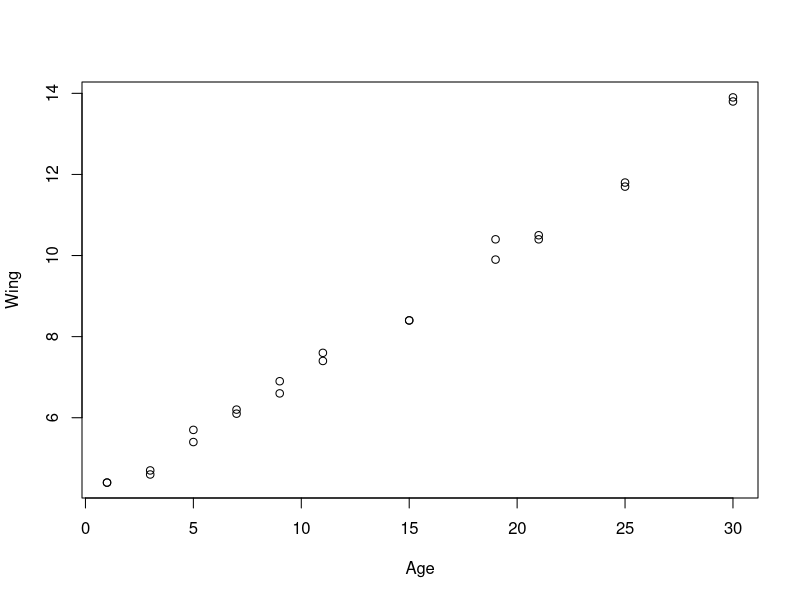
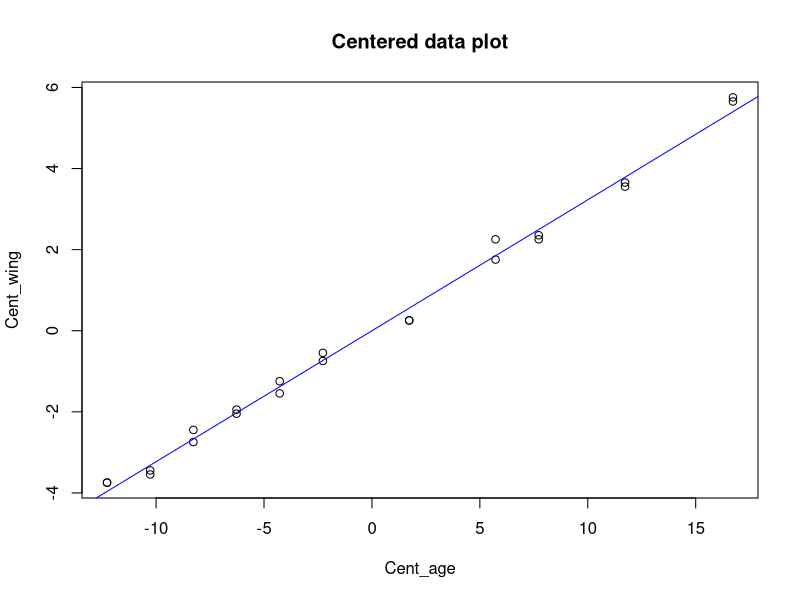
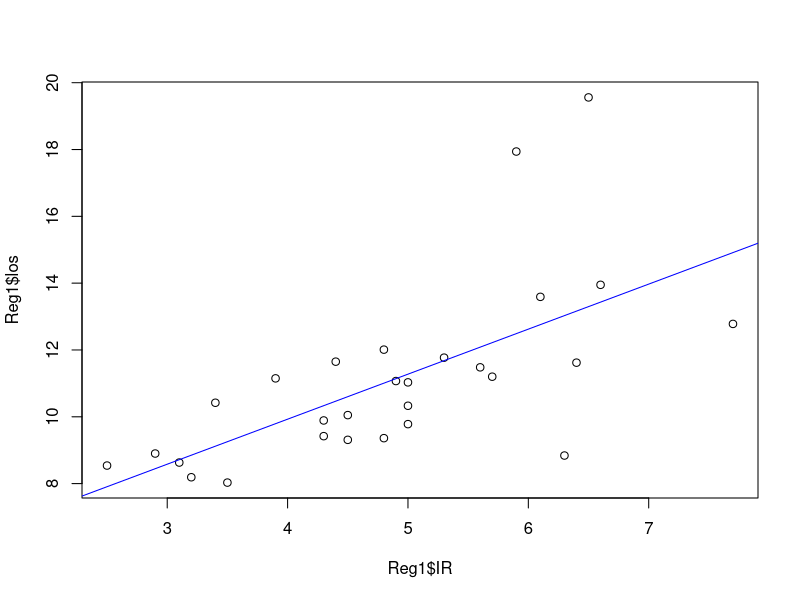
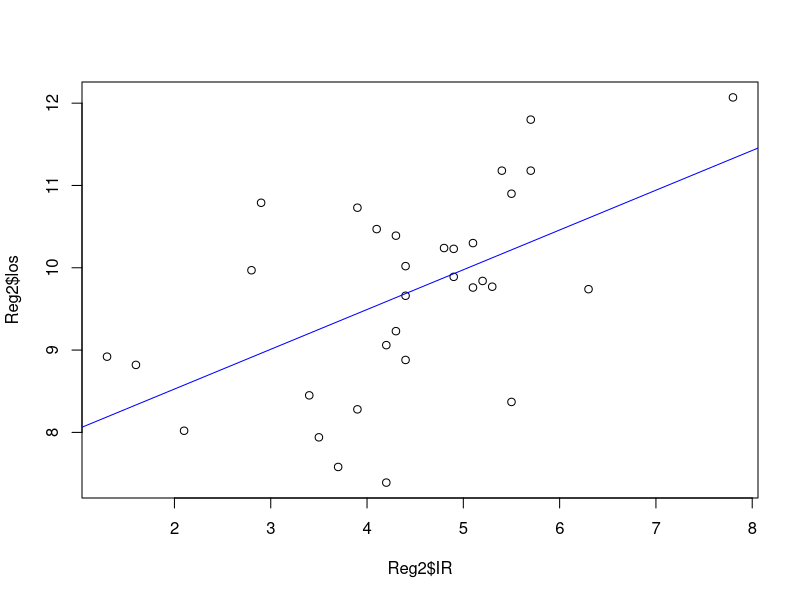
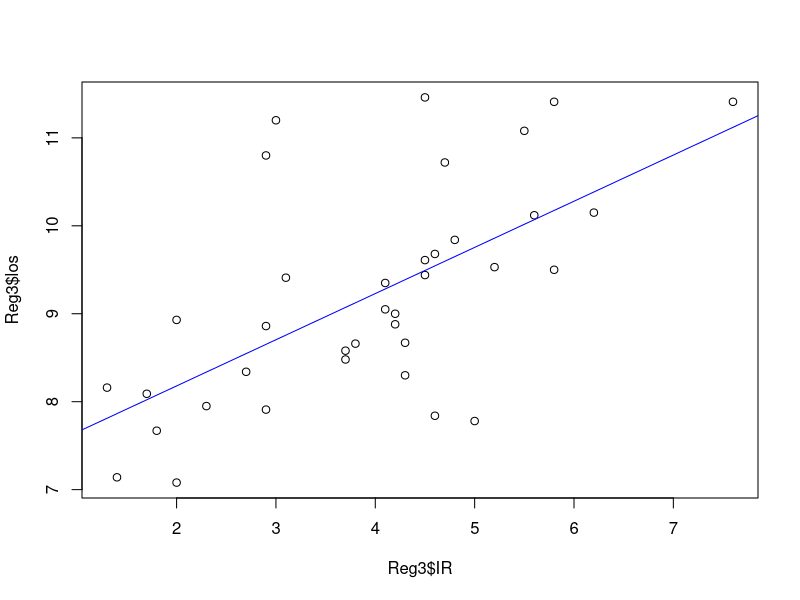
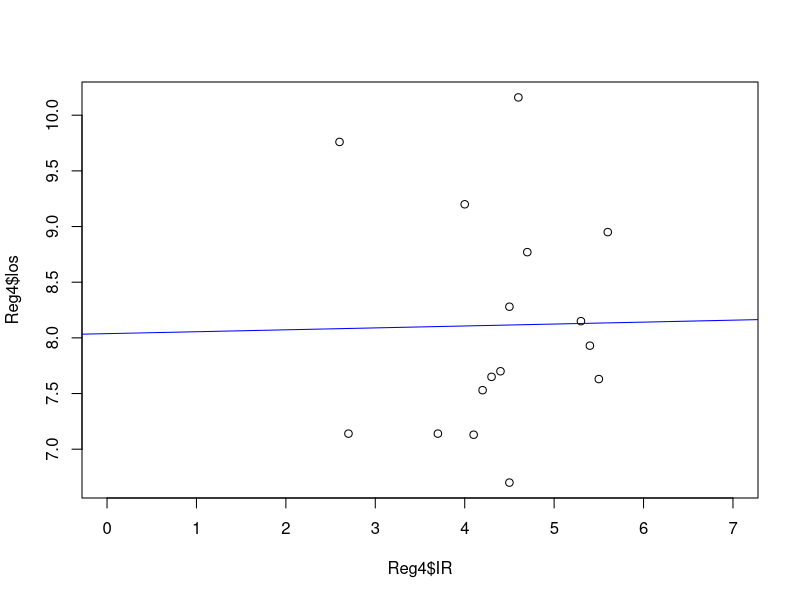

R code for these plots, in order:

#Simple Linear regression

#Question 2

Age<-c(1,1,3,3,5,5,7,7,9,9,11,11,15,15,19,19,21,21,25,25,30,30)
Wing<-c(4.4,4.4,4.6,4.7,5.7,5.4,6.1,6.2,6.6,6.9,7.4,7.6,8.4,
        8.4,10.4,9.9,10.4,10.5,11.7,11.8,13.8,13.9)

plot(Age,Wing)
#calculating summary statistics for each variable
summary(Age)
summary(Wing)


#center each variable by subtracting its respective mean
Cent_age<-Age-mean(Age)
Cent_wing<-Wing-mean(Wing)

#create a scatter diagram of the centered data and comment on the diagram
plot(Cent_age,Cent_wing,main = "Centered data plot")

#use the formula from 1 to estimate beta on the centered data
beta<-sum(Cent_age*Cent_wing)/sum(Cent_age^2)
beta

#add the fitted line to your plot
abline(a=0,b=beta, col="blue")

#Interpret the estimate of Beta in terms of the problem being considered.

#Obtain the estimate of sigma squared
#fitted value
Winghat<-(beta*Cent_age)+mean(Wing)
#error
e<-Wing-Winghat
#SSE
sse<-sum(e^2)
#degree of freedom
df<- length(Age)-1
# MSE
mse <- sse/df
print(mse)

#Question 3
setwd('~/your/working/directory')

# read data
Senic <- read.table(file = 'senic.txt',
                          col.names = c('Id_No','los','age','IR','RCR','RCXR','beds',
                                        'MSA','Region','ADC','nurses','AFS'),
                          header = F)
#load dplyr package
library(dplyr)

#subseting to remain with only he data we need
senic<-data.frame(Senic)%>%select('los','IR',Region)

#getting regional data
Reg1<-senic%>%filter(Region==1)
Reg2<-senic%>%filter(Region==2)
Reg3<-senic%>%filter(Region==3)
Reg4<-senic%>%filter(Region==4)

#running linear regression models on all the four
mod1<-lm(los~IR,data=Reg1)
mod2<-lm(los~IR,data=Reg2)
mod3<-lm(los~IR,data=Reg3)
mod4<-lm(los~IR,data=Reg4)

#scatter plots with regression lines
plot(Reg1$IR,Reg1$los, Main="Region 1")
abline(mod1,col='blue')

plot(Reg2$IR,Reg2$los,Main="Region 2")
abline(mod2,col='blue')

plot(Reg3$IR,Reg3$los, Main="Region 3")
abline(mod3,col='blue')

plot(Reg4$IR,Reg4$los, Main="Region 4",xlim = c(0,7))
abline(mod4,col='blue')

#ggplot(senic,aes(IR,los,col=Region))+geom_point()+
  #geom_abline(slope = 1.348,intercept = 4.538)+
  #geom_abline(slope = 0.4832,intercept = 7.5605)+
  #geom_abline(slope = 0.5251,intercept = 7.1293)+
  #geom_abline(slope = 0.01728,intercept = 8.03805) #actually worked
#but need to know how to insert legend or name the lines individually
  
#ggplot(senic,aes(IR,los,col=Region))+geom_point()+
  #geom_smooth(method='lm',aes(Reg1$IR,Reg2$los))  

#calculating the mse for each region
mse <- sigma(mod1)^2
mse

mse <- sigma(mod2)^2
mse

mse <- sigma(mod3)^2
mse

mse <- sigma(mod4)^2
mse
